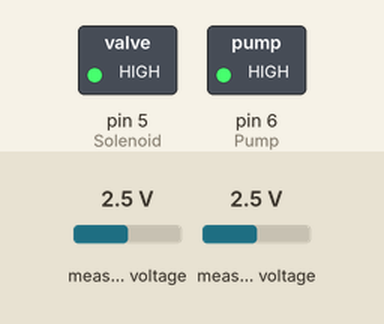
The sketch below on a simulated Arduino Uno, built with avr-gcc and run on an emulated ATmega328P. Parts: switched loads named in the sketch (green lamp = pin HIGH). The test bench sets the inputs (shaded band); at power-on: measured voltage 2.5 V. The local clock reads 2024-03-15 10:24:30 at power-on unless the sketch sets it; storage starts empty; what the sketch prints to the serial monitor is not drawn.

Above: at 0.1 s.
Timing chart, 0 to 3.0 s (numbered marks = the images above):
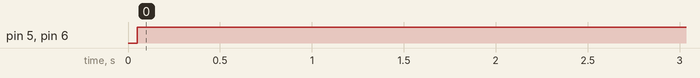

Measured:
- by itself, pin 5 (Solenoid): repeats every 2.0 s: LOW 1.0 s, HIGH 1.0 s, until it stays LOW from 68.7 s
- by itself, pin 6 (Pump): LOW → HIGH at 0.05 s, → LOW 63.7 s later

The sketch:

Pneumatron_automated.ino
```cpp
// (licence header left out)
/////////////////////////////////////////////////////////////////////////////////////////////////
// Pneumatron Software - automated mode - v1 (10/2020)
// Parameters to be adjusted:
// 1- Calibration: Define slope and intercept from calibration:
float slope = 0.0183;
float intercept = 0.297;
// 2- Set time of gas discharge measurement, in seconds * 0.5 (e.g. 120= 60 seconds):
int duration = 120;
// 3- Set interval between measurements, in (seconds * 1000) - (5000+duration) (745000 = 12'25''; 835000 = 13'55''):
long interval = 745000;
// 4- Set pressure range, in kPa
int PressureHigh = 50;
int PressureLow = 10;
//
/////////////////////////////////////////////////////////////////////////////////////////////////

int Pump = 6;
int Solenoid = 5;
long time_1 = 1;
long time_2 = 1;
long measure = 1;

#include "RTClib.h"
#include <SPI.h>
#include <SD.h>
#include <Wire.h>
#include <Adafruit_ADS1015.h>
Adafruit_ADS1115 ads(0x48);

float pressure = 0.0;
int Pino_CS = 10;

RTC_DS1307 rtc;
File file;

void setup() {
   Serial.begin(9600);
   ads.begin();
   ads.setGain(GAIN_EIGHT);

  pinMode(6, OUTPUT);
  pinMode(5, OUTPUT);

    Serial.println("Data logger module");
    Serial.println();

   Serial.println("starting SD...");
  if (!SD.begin(Pino_CS))
  {
    Serial.println("error to start SD!");
    return;
  }
  Serial.println("SD card OK");
  Serial.println();

  if (! rtc.begin())
  {
    Serial.println("RTC not found!");
    while (1);
  }
  if (! rtc.isrunning())
  {
    Serial.println("RTC is not working");
    //Manual adjustment of date and time:
    //Formate: DateTime(year, month, day, hour, min, sec)
    //rtc.adjust(DateTime(2014, 1, 21, 3, 0, 0));
    //automated adjustment of data and time when you upload the program:
    //rtc.adjust(DateTime(F(__DATE__), F(__TIME__)));
  }
  rtc.adjust(DateTime(F(__DATE__), F(__TIME__)));

  file = SD.open("log.csv", FILE_WRITE);
  file.print("date");
  file.print(',');
  file.print("hour");
  file.print(',');
  file.print("sequence");
  file.print(',');
  file.print("rep");
  file.print(',');
  file.print("time");
  file.print(',');
  file.print("pressure");
  file.println("");
  file.close();
}

void loop() {

      for(int i = 0; i < duration; i++)
    {
     float pressure = ads.readADC_Differential_0_1();
     pressure = ((pressure)*(slope)+intercept);

        if (pressure > PressureHigh)
        {
        digitalWrite(Pump, LOW);
        digitalWrite(Solenoid, LOW);
        }
        else if (pressure < PressureLow)
        {
        digitalWrite(Pump, HIGH);
        digitalWrite(Solenoid, HIGH);
        }
  file = SD.open("log.csv", FILE_WRITE);
  DateTime now = rtc.now();
  file.print(now.day() < 10 ? "0" : "");
  file.print(now.day(), DEC);
  file.print('/');
  file.print(now.month() < 10 ? "0" : "");
  file.print(now.month(), DEC);
  file.print('/');
  file.print(now.year(), DEC);
  file.print(',');
  file.print(now.hour() < 10 ? "0" : "");
  file.print(now.hour(), DEC);
  file.print(':');
  file.print(now.minute() < 10 ? "0" : "");
  file.print(now.minute(), DEC);
  file.print(':');
  file.print(now.second() < 10 ? "0" : "");
  file.print(now.second(), DEC);
  file.print(',');
  file.print(time_1);
  file.print(',');
  file.print(measure);
  file.print(',');
  file.print(time_2);
  file.print(',');
  file.print(pressure, 5);
  file.println("");
  file.close();
        delay(500);
        time_1++;
        time_2++;
    }
    digitalWrite(Pump, LOW);
    digitalWrite(Solenoid, HIGH);
    delay(1000);
    digitalWrite(Solenoid, LOW);
    delay(1000);
    digitalWrite(Solenoid, HIGH);
    delay(1000);
    digitalWrite(Solenoid, LOW);
    delay(1000);
    digitalWrite(Solenoid, HIGH);
    delay(1000);
    digitalWrite(Solenoid, LOW);
    delay(interval);
    measure++;
    time_2 = 1;
}
```
